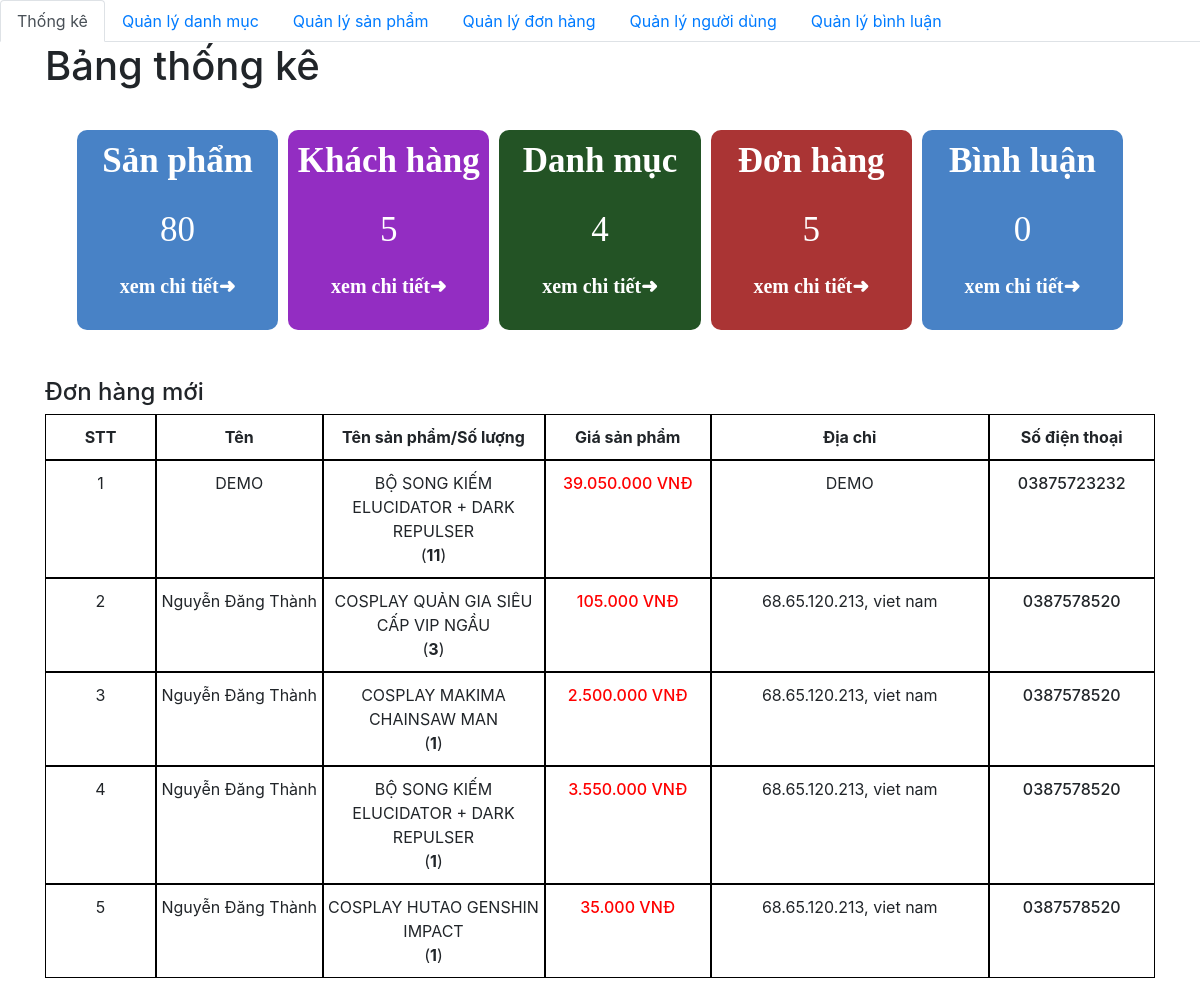
The app's page /admin/index.php with its own data.
### tables this page shows
CREATE TABLE `order_details` (
  `id` int NOT NULL,
  `order_id` int NOT NULL,
  `product_id` int NOT NULL,
  `id_user` int NOT NULL,
  `num` int NOT NULL,
  `price` float NOT NULL,
  `status` varchar(255) NOT NULL
);

CREATE TABLE `orders` (
  `id` int NOT NULL,
  `fullname` varchar(100) NOT NULL,
  `phone_number` varchar(20) NOT NULL,
  `email` varchar(150) NOT NULL,
  `address` varchar(200) NOT NULL,
  `note` varchar(255) DEFAULT NULL,
  `order_date` datetime DEFAULT NULL
);

CREATE TABLE `product` (
  `id` int NOT NULL,
  `title` varchar(200) NOT NULL,
  `price` float NOT NULL,
  `number` float NOT NULL,
  `thumbnail` varchar(500) NOT NULL,
  `content` longtext NOT NULL,
  `id_category` int NOT NULL,
  `created_at` datetime DEFAULT NULL,
  `updated_at` datetime DEFAULT NULL,
  `luot_xem` int NOT NULL,
  `so_comments` int NOT NULL
);

### admin/database/dbhelper.php (called while the page is built, shortened)
<?php
function executeResult($sql)
{
	$con = mysqli_connect(HOST, USERNAME, PASSWORD, DATABASE);
	$result = mysqli_query($con, $sql);
	$data   = [];
	while ($row = mysqli_fetch_array($result, 1)) {
		$data[] = $row;
	}
	return $data;
}

### admin/index.php (the view, shortened to what this page needs)
<?php require_once('database/dbhelper.php'); ?>
<!DOCTYPE html>
<html>
<head>
    <link rel="stylesheet" href="https://maxcdn.bootstrapcdn.com/bootstrap/4.4.1/css/bootstrap.min.css">
    <link href="https://cdn.jsdelivr.net/npm/summernote@0.8.18/dist/summernote.min.css" rel="stylesheet">
    <link rel="stylesheet" href="style.css">
</head>
<body>
    <div id="wrapper">
        <header>
            <ul class="nav nav-tabs">
                <li class="nav-item">
                    <a class="nav-link active" href="index.php">Thống kê</a>
                </li>
                <li class="nav-item">
                    <a class="nav-link" href="category/index.php">Quản lý danh mục</a>
                </li>
                <li class="nav-item">
                    <a class="nav-link" href="product/">Quản lý sản phẩm</a>
                </li>
                <li class="nav-item ">
                    <a class="nav-link " href="dashboard.php">Quản lý đơn hàng</a>
                </li>
                <li class="nav-item ">
                    <a class="nav-link " href="user/index.php">Quản lý người dùng</a>
                </li>
                <li class="nav-item ">
                    <a class="nav-link " href="comments/index.php">Quản lý bình luận</a>
                </li>
            </ul>
        </header>
        <div class="container">
            <main>
                <h1>Bảng thống kê</h1>
                <section class="dashboard">
                    <div class="table">
                        <div class="sp">
                            <p>Sản phẩm</p>
                            <?php
                            $sql = "SELECT * FROM `product`";
                            $conn = mysqli_connect(HOST, USERNAME, PASSWORD, DATABASE);
                            $result = mysqli_query($conn, $sql);
                            echo '<span>' . mysqli_num_rows($result) . '</span>';
                            ?>
                            <p><a href="product/">xem chi tiết➜</a></p>
                        </div>
                        <div class="sp kh">
                            <p>Khách hàng</p>
                            <?php
                            $sql = "SELECT * FROM `user`";
                            $conn = mysqli_connect(HOST, USERNAME, PASSWORD, DATABASE);
                            $result = mysqli_query($conn, $sql);
                            echo '<span>' . mysqli_num_rows($result) . '</span>';
                            ?>
                            <p><a href="user/">xem chi tiết➜</a></p>
                        </div>
                        <div class="sp dm">
                            <p>Danh mục</p>
                            <?php
                            $sql = "SELECT * FROM `category`";
                            $conn = mysqli_connect(HOST, USERNAME, PASSWORD, DATABASE);
                            $result = mysqli_query($conn, $sql);
                            echo '<span>' . mysqli_num_rows($result) . '</span>';
                            ?>
                            <p><a href="category/">xem chi tiết➜</a></p>
                        </div>
                        <div class="sp dh">
                            <p>Đơn hàng</p>
                            <?php
                            $sql = "SELECT * FROM `order_details`";
                            $conn = mysqli_connect(HOST, USERNAME, PASSWORD, DATABASE);
                            $result = mysqli_query($conn, $sql);
                            echo '<span>' . mysqli_num_rows($result) . '</span>';
                            ?>
                            <p><a href="dashboard.php">xem chi tiết➜</a></p>
                        </div>
                        <div class="sp cmt">
                            <p>Bình luận</p>
                            <?php
                            $sql = "SELECT * FROM `comments`";
                            $conn = mysqli_connect(HOST, USERNAME, PASSWORD, DATABASE);
                            $result = mysqli_query($conn, $sql);
                            echo '<span>' . mysqli_num_rows($result) . '</span>';
                            ?>
                            <p><a href="comments">xem chi tiết➜</a></p>
                        </div>
                    </div>
                </section>
                <section class="new-order">
                    <h4>Đơn hàng mới</h4>
                    <table>
                        <tr class="bold">
                            <td>STT</td>
                            <td>Tên</td>
                            <td>Tên sản phẩm/Số lượng</td>
                            <td>Giá sản phẩm</td>
                            <td>Địa chỉ</td>
                            <td>Số điện thoại</td>
                        </tr>
                        <?php
                            try {
                                if (isset($_GET['page'])) {
                                    $page = $_GET['page'];
                                } else {
                                    $page = 1;
                                }
                                $limit = 10;
                                $start = ($page - 1) * $limit;
                                $sql = "SELECT * from orders, order_details, product
                                where order_details.order_id=orders.id and product.id=order_details.product_id ORDER BY order_date DESC limit $start,$limit ";
                                $order_details_List = executeResult($sql);
                                $count = 0;
                                foreach ($order_details_List as $item) {
                                    echo '
                                        <tr style="text-align: center;">
                                            <td>' . (++$count) . '</td>
                                            <td>' . $item['fullname'] . '</td>
                                            <td>' . $item['title'] . '<br>(<strong>' . $item['num'] . '</strong>)</td>
                                            <td class="b-500 red">' . number_format($item['num'] * $item['price'], 0, ',', '.') . '<span> VNĐ</span></td>
                                            <td>' . $item['address'] . '</td>
                                            <td class="b-500">' . $item['phone_number'] . '</td>
                                        </tr>
                                    ';
                                }
                            } catch (Exception $e) {
                                die("Lỗi thực thi sql: " . $e->getMessage());
                            }
                            ?>
                    </table>
                </section>
            </main>
        </div>
    </div>
</body>
</html>

### admin/style.css (style rules this page uses)
.dashboard .table { padding: 2rem; display: grid; grid-column-gap: 10px; grid-template-columns: auto auto auto auto; }
.dashboard .table .sp { color: white; background-color: #4882c6; padding: 5px; border-radius: 10px; text-align: center; }
.dashboard .table .kh { background-color: #932dc2; }
.dashboard .table .dm { background-color: rgb(35, 83, 37); }
.dashboard .table .dh { background-color: rgb(170, 52, 52); }
.dashboard .table .sp>p { font-size: 35px; text-align: center; font-weight: bold; font-family: "Bebas Neue", cursive; }
.dashboard .table .sp span { text-align: center; font-size: 35px; padding: 2rem 0; font-family: "Bebas Neue", cursive; }
.dashboard .table .sp p>a { text-decoration: none; color: white; font-size: 20px; transition: all 0.3s; }
table { width: 100%; }
table tr { text-align: center; width: 100%; display: grid; grid-template-columns: 10% 15% 20% 15% 25% 15% ; }
table tr.bold { font-weight: bold; }
table tr td { padding: 10px 0; border: 1px solid black; }

### admin/index.php (style rules this page uses)
#wrapper { padding-bottom:10rem; }
.b-500 { font-weight: 500; }
.red { color: red; }
.dashboard .table { align-items: center; justify-content: center; display: flex; }
.table { width: 100%; }
.sp, .kh, .dm, .dh, .cmt { width: 900px; overflow: hidden; white-space: nowrap; text-overflow: ellipsis; }

### records on screen
order_details: order.fullname "DEMO", product.title "BỘ SONG KIẾM ELUCIDATOR + DARK REPULSER", num "11", $item['num']*$item['price'] "39.050.000", order.address "DEMO", order.phone_number "03875723232"
order_details: order.fullname "Nguyễn Đăng Thành", product.title "COSPLAY QUẢN GIA SIÊU CẤP VIP NGẦU", num "3", $item['num']*$item['price'] "105.000", order.address "68.65.120.213, viet nam", order.phone_number "0387578520"
order_details: order.fullname "Nguyễn Đăng Thành", product.title "COSPLAY MAKIMA CHAINSAW MAN", num "1", $item['num']*$item['price'] "2.500.000", order.address "68.65.120.213, viet nam", order.phone_number "0387578520"
order_details: order.fullname "Nguyễn Đăng Thành", product.title "BỘ SONG KIẾM ELUCIDATOR + DARK REPULSER", num "1", $item['num']*$item['price'] "3.550.000", order.address "68.65.120.213, viet nam", order.phone_number "0387578520"
order_details: order.fullname "Nguyễn Đăng Thành", product.title "COSPLAY HUTAO GENSHIN IMPACT", num "1", $item['num']*$item['price'] "35.000", order.address "68.65.120.213, viet nam", order.phone_number "0387578520"

### other values on screen
mysqli_num_rows($result) "80"
mysqli_num_rows($result) "5"
mysqli_num_rows($result) "4"
mysqli_num_rows($result) "0"
